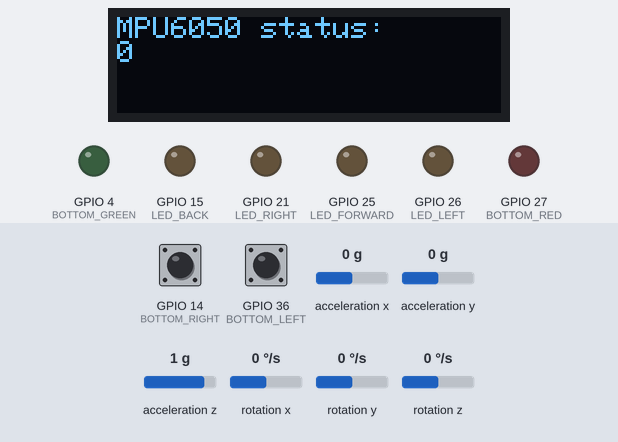
The sketch below on a simulated ESP32. On the bench: 128×32 one-colour display, output pins drawn as LEDs (lit = HIGH). The inputs (shaded band) are chosen by the test bench; at power-on: GPIO 14 (BOTTOM_RIGHT) HIGH, GPIO 36 (BOTTOM_LEFT) HIGH, acceleration x 0 g, acceleration y 0 g, acceleration z 1 g, rotation x 0 °/s, rotation y 0 °/s, rotation z 0 °/s. The display library's start-up logo is not drawn; what the sketch prints to the serial monitor is not drawn.

Above: at 2.1 s.
At 5.3 s:
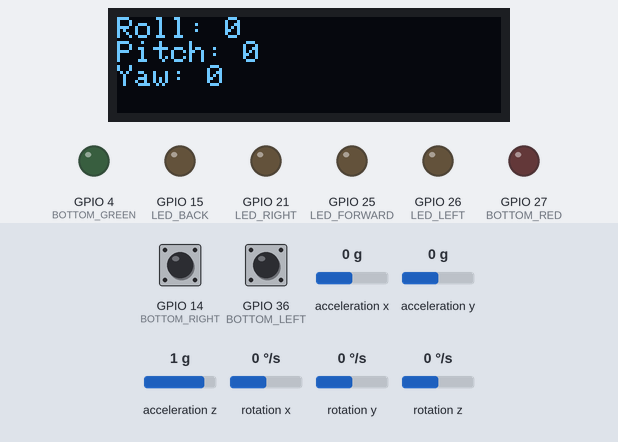
5.4 s: GPIO 14 (BOTTOM_RIGHT) pulled LOW for 0.15 s
At 6.1 s:
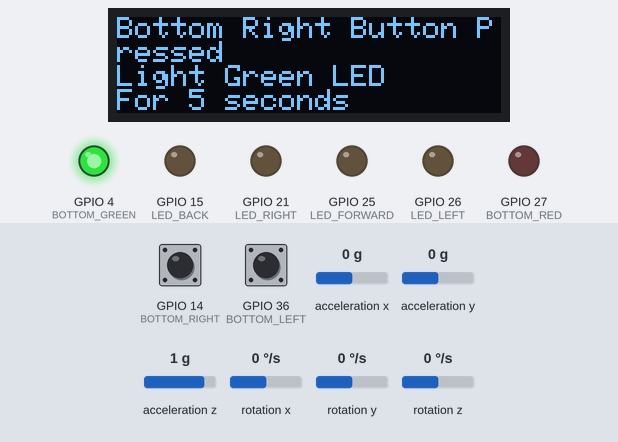
8.5 s: GPIO 36 (BOTTOM_LEFT) pulled LOW for 3.2 s
At 11.86 s:
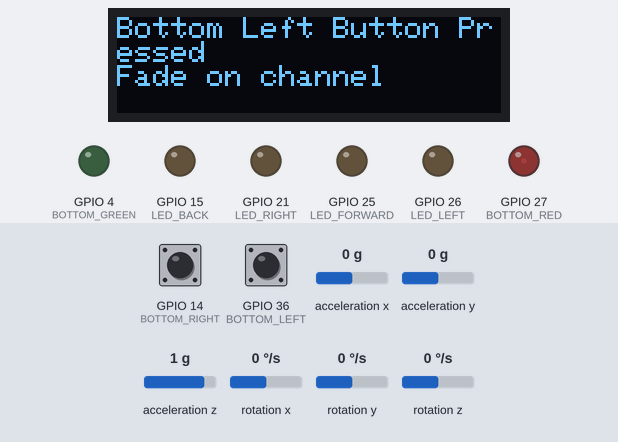
Timing chart, 0 to 28.2 s (numbered marks = the images above; inputs shaded):
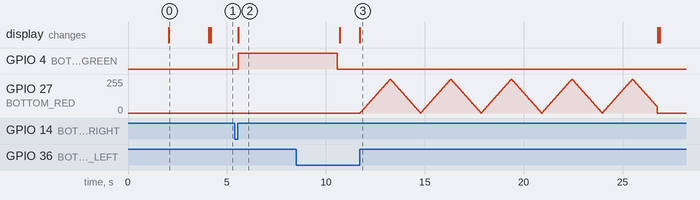

Measured:
- after the input at 5.4 s, GPIO 4 (BOTTOM_GREEN): LOW → HIGH after 0.16 s; the display: changes after 0.16 s (image 2)
- what the display in image 0 shows lasts 2.0 s, from 2.1 s to 4.1 s

The sketch:

eek_basics_capstone_partial_PCB.ino
```cpp
// (licence header left out)
#include "Wire.h"
#include <MPU6050_light.h>
#include <Adafruit_SSD1306.h>
#include <Adafruit_Sensor.h>
#include <EasyButton.h>

// #define Clone
// #define Huzzah
#define PCB

#ifdef Clone
// LED configs
#define LED_FORWARD 12
#define LED_BACK 26
#define LED_RIGHT 14
#define LED_LEFT 13
#define BOTTOM_RED 27
#define BOTTOM_GREEN 25
// Arduino pins where the buttons are connected to
#define BOTTOM_RIGHT 18
#define BOTTOM_LEFT 4
#endif

#ifdef Huzzah
// LED configs
#define LED_FORWARD 27
#define LED_BACK 25
#define LED_RIGHT 33
#define LED_LEFT 12
#define BOTTOM_RED 26
#define BOTTOM_GREEN 4
// Arduino pins where the buttons are connected to
#define BOTTOM_RIGHT 14
#define BOTTOM_LEFT 17
#endif

#ifdef PCB
// LED configs
#define LED_FORWARD 25
#define LED_BACK 15
#define LED_RIGHT 21
#define LED_LEFT 26
#define BOTTOM_RED 27
#define BOTTOM_GREEN 4
// Arduino pins where the buttons are connected to
#define BOTTOM_RIGHT 14
#define BOTTOM_LEFT 36
#endif

const int forwardChannel = 0;
const int backChannel = 1;
const int fadeChannel = 2;

// Button1
EasyButton button1(BOTTOM_RIGHT);
// Button2
EasyButton button2(BOTTOM_LEFT);

MPU6050 mpu(Wire);
Adafruit_SSD1306 display = Adafruit_SSD1306(128, 32, &Wire);
unsigned long displayTimer = 0;
unsigned long serialTimer = 0;

void fadeLed(int channel) {
int brightness = 0;        // how bright the LED is
int fadeAmount = 5;        // how many points to fade the LED by
  for (int i = 0; i <= 500; i++) {
    ledcWrite(channel, brightness);  // set the brightness of the LED on channel

    // change the brightness for next time through the loop:
    brightness = brightness + fadeAmount;

    // reverse the direction of the fading at the ends of the fade:
    if (brightness <= 0 || brightness >= 255) {
      fadeAmount = -fadeAmount;
    }
    // wait for 30 milliseconds to see the dimming effect
    delay(30);
  }
  ledcWrite(channel, 0);
}

// Callback function to be called when button1 is pressed
void onButton1Pressed() {
  display.println("Bottom Right Button Pressed");
  display.println("Light Green LED");
  display.println("For 5 seconds");
  display.display();
  digitalWrite(BOTTOM_GREEN, HIGH);
  delay(5000);
  digitalWrite(BOTTOM_GREEN, LOW);
}

// Callback function to be called when button2 is pressed
void onButton2Pressed() {
  display.println("Bottom Left Button Pressed");
  display.println("Fade on channel");
  display.display();
  fadeLed(fadeChannel);
}

int Roll;
int Pitch;
int Yaw;

void setup(void) {
  Serial.begin(115200);
  // Serial.setTimeout(0);
  Wire.begin();

  // SSD1306_SWITCHCAPVCC = generate display voltage from 3.3V internally
  if (!display.begin(SSD1306_SWITCHCAPVCC, 0x3C)) {  // Address 0x3C for 128x32
    Serial.println(F("SSD1306 allocation failed"));
    for (;;)
      ;  // Don't proceed, loop forever
  }
  display.display();
  delay(2000);  // Pause for 2 seconds
  display.setTextSize(1);
  display.setTextColor(WHITE);
  display.setRotation(0);
  display.clearDisplay();
  display.setCursor(0, 0);

  byte status = mpu.begin();
  Serial.print(F("MPU6050 status: "));
  Serial.println(status);
  display.println("MPU6050 status: ");
  display.println(status);
  display.display();
  while (status != 0) {}  // stop everything if could not connect to MPU6050

  Serial.println(F("Calculating offsets, do not move MPU6050"));
  display.println("Hold still, don't move : ");
  delay(1000);
  // mpu.upsideDownMounting = true; // uncomment this line if the MPU6050 is mounted upside-down
  mpu.calcOffsets();  // gyro and accelero
  Serial.println("Done!\n");
  display.println("Done!");
  display.display();

  Serial.println("");
  delay(100);

  pinMode(LED_RIGHT, OUTPUT);
  pinMode(LED_LEFT, OUTPUT);
  pinMode(BOTTOM_GREEN, OUTPUT);
  digitalWrite(LED_RIGHT, LOW);
  digitalWrite(LED_LEFT, LOW);
  digitalWrite(BOTTOM_GREEN, LOW);
  ledcSetup(forwardChannel, 4000, 8);
  ledcAttachPin(LED_FORWARD, forwardChannel);
  ledcWrite(forwardChannel, 0);
  ledcSetup(backChannel, 4000, 8);
  ledcAttachPin(LED_BACK, backChannel);
  ledcWrite(backChannel, 0);
  ledcSetup(fadeChannel, 4000, 8);
  ledcAttachPin(BOTTOM_RED, fadeChannel);
  ledcWrite(fadeChannel, 0);

  // Initialize button1
  button1.begin();
  // Initialize button2
  button2.begin();
  // Add the callback function to be called when button1 is pressed.
  button1.onPressed(onButton1Pressed);
  // Add the callback function to be called when button2 is pressed.
  button2.onPressed(onButton2Pressed);

}

void loop() {

  display.clearDisplay();
  display.setCursor(0, 0);

  // Continuously read the status of the buttons
  button1.read();
  button2.read();

  mpu.update();
  Roll = mpu.getAngleX();
  Pitch = mpu.getAngleY();
  Yaw = mpu.getAngleZ();

  if (abs(Roll) <= 10) {
    digitalWrite(LED_LEFT, LOW);
    digitalWrite(LED_RIGHT, LOW);
  }

  if (abs(Pitch) <= 10) {
    ledcWrite(forwardChannel, 0);
    ledcWrite(backChannel, 0);
  }

  if (Pitch < -10) {
    ledcWrite(forwardChannel, map(max(Pitch, -45), -45, -10, 255, 0));
    Serial.print("F");
    if ((millis() - serialTimer) > 100) {
      Serial.println("orward");
      serialTimer = millis();
    }
  }

  if (Pitch > 10) {
    ledcWrite(backChannel, map(min(Pitch, 45), 10, 45, 0, 255));
    Serial.print("B");
    if ((millis() - serialTimer) > 100) {
      Serial.println("ackward");
      serialTimer = millis();
    }
  }

  if (Roll < -11) {
    digitalWrite(LED_RIGHT, HIGH);
    Serial.print("R");
    if ((millis() - serialTimer) > 100) {
      Serial.println("ight");
      serialTimer = millis();
    }
  }

  if (Roll > 11) {
    digitalWrite(LED_LEFT, HIGH);
    Serial.print("L");
    if ((millis() - serialTimer) > 100) {
      Serial.println("eft");
      serialTimer = millis();
    }
  }


  if ((millis() - displayTimer) > 100) {  // Refresh OLED display every 100ms
    display.print("Roll: ");
    display.println(Roll);
    display.print("Pitch: ");
    display.println(Pitch);
    display.print("Yaw: ");
    display.println(Yaw);
    display.display();

    displayTimer = millis();
  }
}
```
